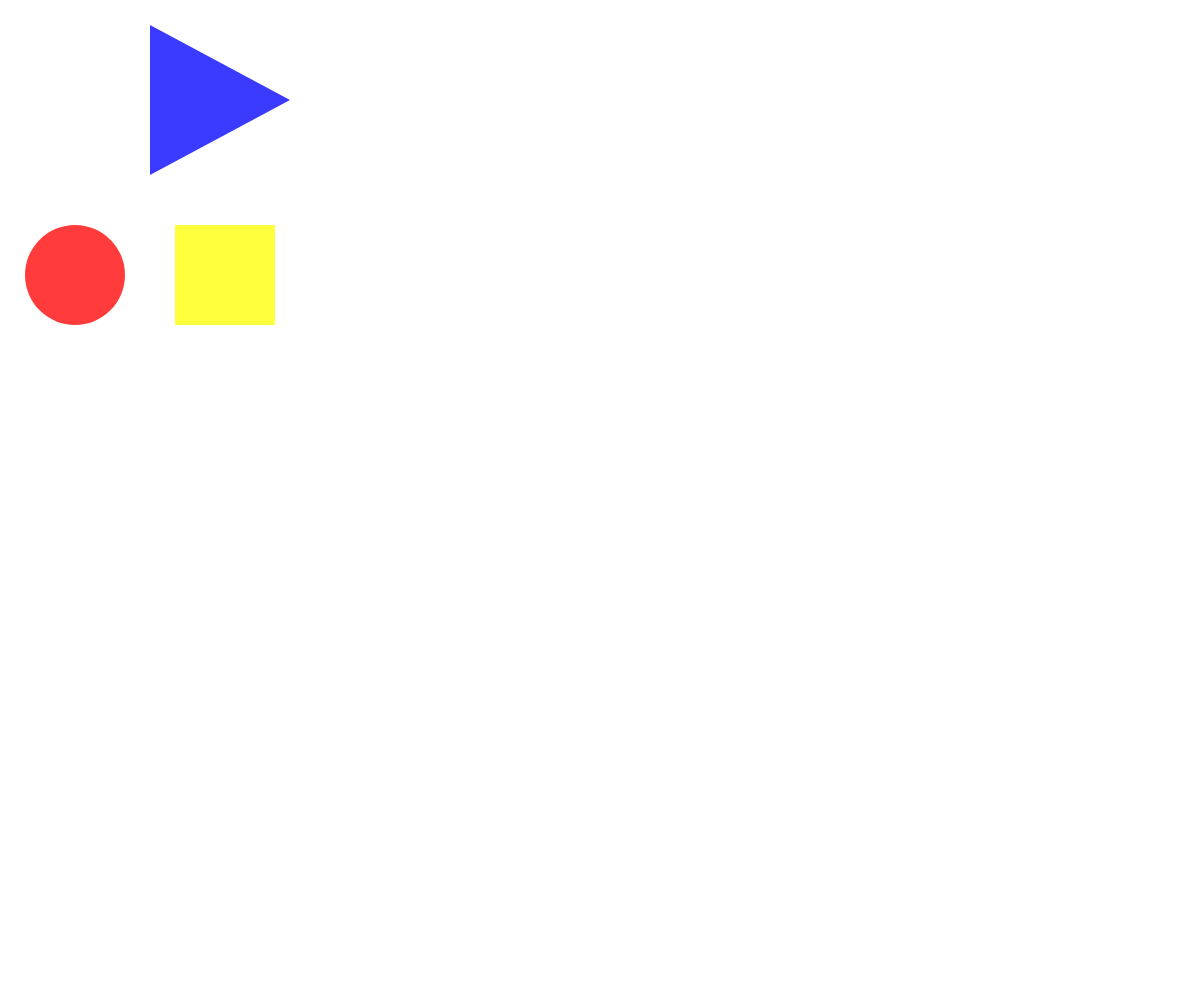
Frame 1 (no input)
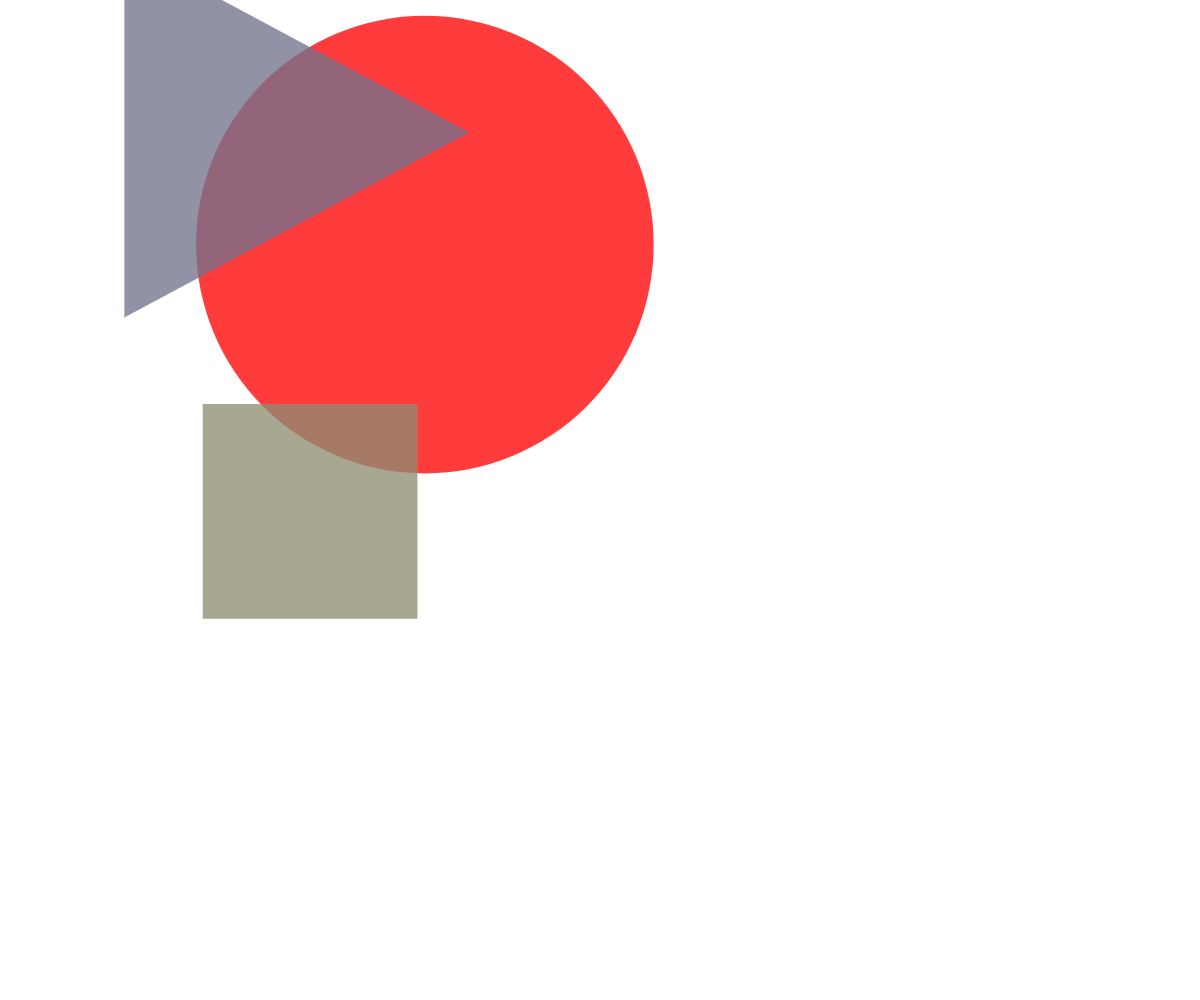
Frame 60 (no input)
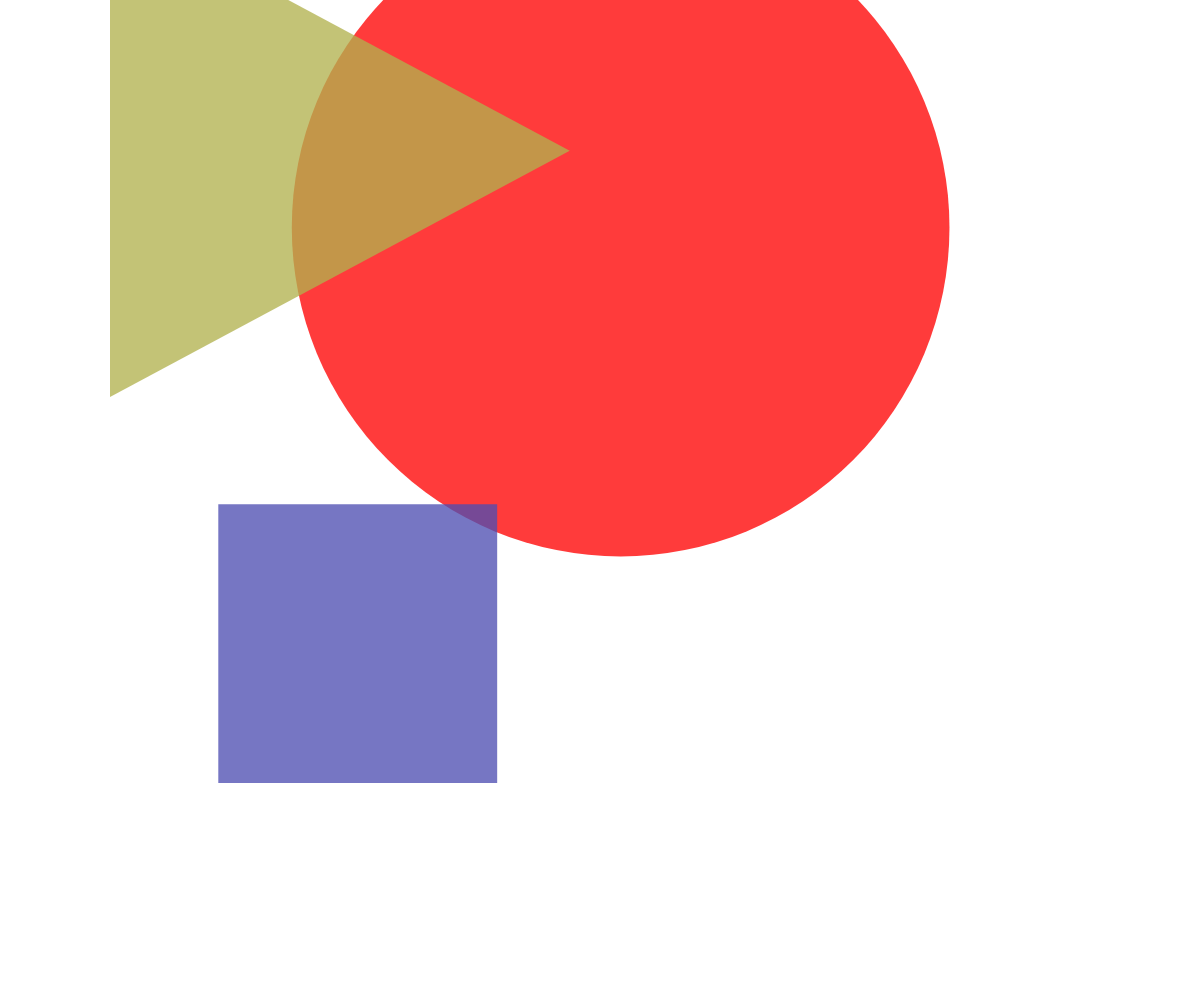
Frame 120 (the mouse pressed at the canvas centre since frame 60)

The p5.js sketch that drew these frames (run headless with seeded random() and noise() and a simulated clock; from frame 60 on, the mouse is pressed at the canvas centre):

// p5.js sketch
// ── sketch.js
/*

Animating the colours

*/

'use strict'

// declare the variables for ellipse
let circleX, circleY, circleWidth, circleHeight;
let circleXNew, circleYNew, circleWidthNew, circleHeightNew, circleIsDone;

// declare the variables for rect
let squareX, squareY, squareWidth, squareHeight;
let squareXNew, squareYNew, squareWidthNew, squareHeightNew, squareIsDone;

// declare the variables for the parameters to triangle
let triangleX1, triangleY1, triangleX2, triangleY2, triangleX3, triangleY3;
let triangleCentreX, triangleCentreY, triangleScale;
let triangleCentreXNew, triangleCentreYNew, triangleIsDone, triangleScaleNew;


// variables for colour
let colours, coloursNew;

function setup() {
  createCanvas(windowWidth,windowHeight);

  // assign initial values to the variables for ellipse
  circleX = 75;
  circleY = 275;
  circleWidth = 100;
  circleHeight = circleWidth;
  circleXNew = random(width);
  circleYNew = random(height);
  circleWidthNew = random(width);
  circleHeightNew = circleWidthNew;
  circleIsDone = false;

  // assign initial values to the variables for rect
  // adjust squareX and squareY to be the coordinates of the centre
  squareX = 175 + 100/2;
  squareY = 225 + 100/2;
  squareWidth = 100;
  squareHeight = squareWidth;
  squareXNew = random(width);
  squareYNew = random(height);
  squareWidthNew = random(width);
  squareHeightNew = squareWidthNew;
  squareIsDone = false;

  // assign initial values to the variables for triangle
  triangleX1 = 150;
  triangleY1 = 25;
  triangleX2 = 290;
  triangleY2 = 100;
  triangleX3 = 150;
  triangleY3 = 175;
  // calculate the centroid of the triangle
  triangleCentreX = (triangleX1 + triangleX2 + triangleX3)/3;
  triangleCentreY = (triangleY1 + triangleY2 + triangleY3)/3;
  // express the coordinates for the triangle in relationship to the centroid
  triangleX1 = triangleX1 - triangleCentreX;
  triangleY1 = triangleY1 - triangleCentreY;
  triangleX2 = triangleX2 - triangleCentreX;
  triangleY2 = triangleY2 - triangleCentreY;
  triangleX3 = triangleX3 - triangleCentreX;
  triangleY3 = triangleY3 - triangleCentreY;
  // set the initial size
  triangleScale = 1;
  // set the centroid and scale for the new triangle
  triangleCentreXNew = random(width);
  triangleCentreYNew = random(height);
  triangleScaleNew = random(.1,4*width/(dist(triangleCentreX,triangleCentreY,triangleX1,triangleY1)));
  triangleIsDone = false;

  // assign values to the variables for colour
  colours = ['red','yellow','blue'];
  // initialize the array with new colour format
  colours = [ [255,0,0,196], [255,255,0,196], [0,0,255,196] ];
  coloursNew = shuffle([ [255,0,0,196], [255,255,0,196], [0,0,255,196] ]);

  rectMode(CENTER);
}

function draw() {
  background('white');

  // drawGrid();

  // don't draw a line around the shapes
  strokeWeight(0);

  // draw the circle
  fill(colours[0]);
  ellipse(circleX, circleY, circleWidth, circleHeight);
  circleX += (circleXNew-circleX)/100;
  circleY += (circleYNew-circleY)/100;
  circleWidth += (circleWidthNew - circleWidth)/100;
  circleHeight = circleWidth;
  colours[0][0] += (coloursNew[0][0] - colours[0][0])/100;
  colours[0][1] += (coloursNew[0][1] - colours[0][1])/100;
  colours[0][2] += (coloursNew[0][2] - colours[0][2])/100;
  if (abs(circleXNew - circleX) < 1 && abs(circleYNew - circleY) < 1 && abs(circleWidthNew - circleWidth) < 1 &&
    abs(coloursNew[0][0] - colours[0][0]) < 1 && abs(coloursNew[0][1] - colours[0][1]) < 1 && abs(coloursNew[0][2] - colours[0][2]) < 1 ) {
    circleIsDone = true;
  }

  // draw the square
  fill(colours[1]);
  rect(squareX, squareY, squareWidth, squareHeight);
  squareX += (squareXNew-squareX)/100;
  squareY += (squareYNew-squareY)/100;
  squareWidth += (squareWidthNew - squareWidth)/100;
  squareHeight = squareWidth;
  colours[1][0] += (coloursNew[1][0] - colours[1][0])/100;
  colours[1][1] += (coloursNew[1][1] - colours[1][1])/100;
  colours[1][2] += (coloursNew[1][2] - colours[1][2])/100;
  if (abs(squareXNew - squareX) < 1 && abs(squareYNew - squareY) < 1 && abs(circleWidthNew - circleWidth) < 1 &&
    abs(coloursNew[1][0] - colours[1][0]) < 1 && abs(coloursNew[1][1] - colours[1][1]) < 1 && abs(coloursNew[1][2] - colours[1][2]) < 1 ) {
    squareIsDone = true;
  }

  // draw the triangle
  fill(colours[2]);
  push();
  translate(triangleCentreX,triangleCentreY);
  scale(triangleScale);
  triangle(triangleX1, triangleY1, triangleX2, triangleY2, triangleX3, triangleY3);
  pop();
  triangleCentreX += (triangleCentreXNew - triangleCentreX)/100;
  triangleCentreY += (triangleCentreYNew - triangleCentreY)/100;
  triangleScale += (triangleScaleNew - triangleScale)/100;
  colours[2][0] += (coloursNew[2][0] - colours[2][0])/100;
  colours[2][1] += (coloursNew[2][1] - colours[2][1])/100;
  colours[2][2] += (coloursNew[2][2] - colours[2][2])/100;
  if (abs(triangleCentreXNew - triangleCentreX) < 1 && abs(triangleCentreYNew - triangleCentreY) < 1 && abs(triangleScale - triangleScaleNew) < .1 &&
    abs(coloursNew[2][0] - colours[2][0]) < 1 && abs(coloursNew[2][1] - colours[2][1]) < 1 && abs(coloursNew[2][2] - colours[2][2]) < 1 ) {
    triangleIsDone = true;
  }

  // if the shapes are in their new positions
  // generate new stop coordinates and start again
  if (circleIsDone === true && squareIsDone === true && triangleIsDone === true) {
    // generate new parameter values and start again
    circleXNew = random(width);
    circleYNew = random(height);
    circleWidthNew = random(width);
    circleHeightNew = circleWidthNew;
    squareXNew = random(width);
    squareYNew = random(height);
    squareWidthNew = random(width);
    squareHeightNew = squareWidthNew;
    triangleCentreXNew = random(width);
    triangleCentreYNew = random(height);
    triangleScaleNew = random(.1,4*width/(dist(triangleCentreX,triangleCentreY,triangleX1,triangleY1)));
    coloursNew = shuffle([ [255,0,0,196], [255,255,0,196], [0,0,255,196] ]);
    // reset the flags so the shapes will move to the new positions
    circleIsDone = false;
    squareIsDone = false;
    triangleIsDone = false;
  }
}

function drawGrid() {
  stroke('grey');
  strokeWeight(1);
  // draw a grid
  line(100, 0, 100, 400);
  line(200, 0, 200, 400);
  line(300, 0, 300, 400);
  line(0, 100, 400, 100);
  line(0, 200, 400, 200);
  line(0, 300, 400, 300);
}
